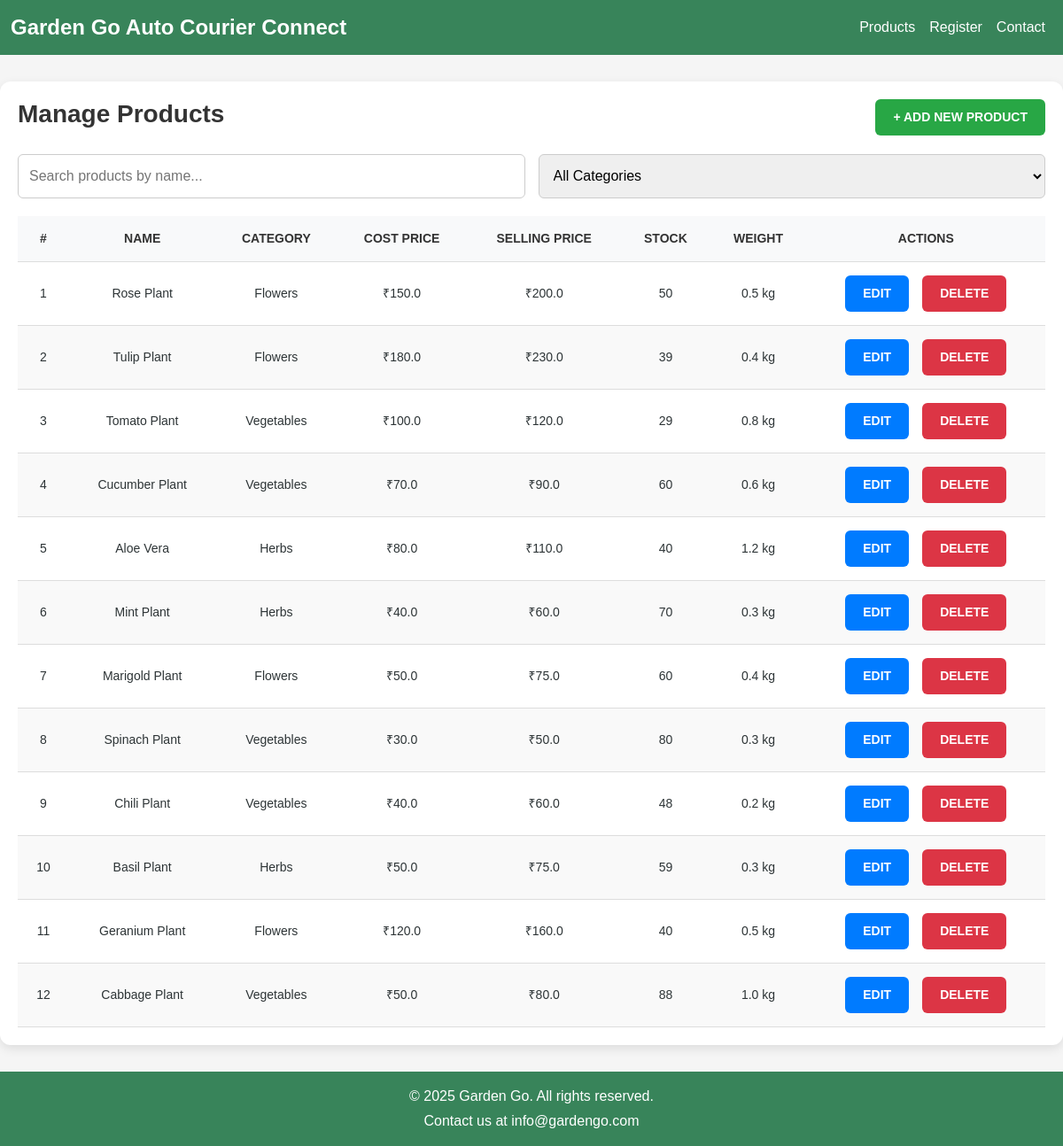
/admin/products, run on an earlier commit of the app's database.
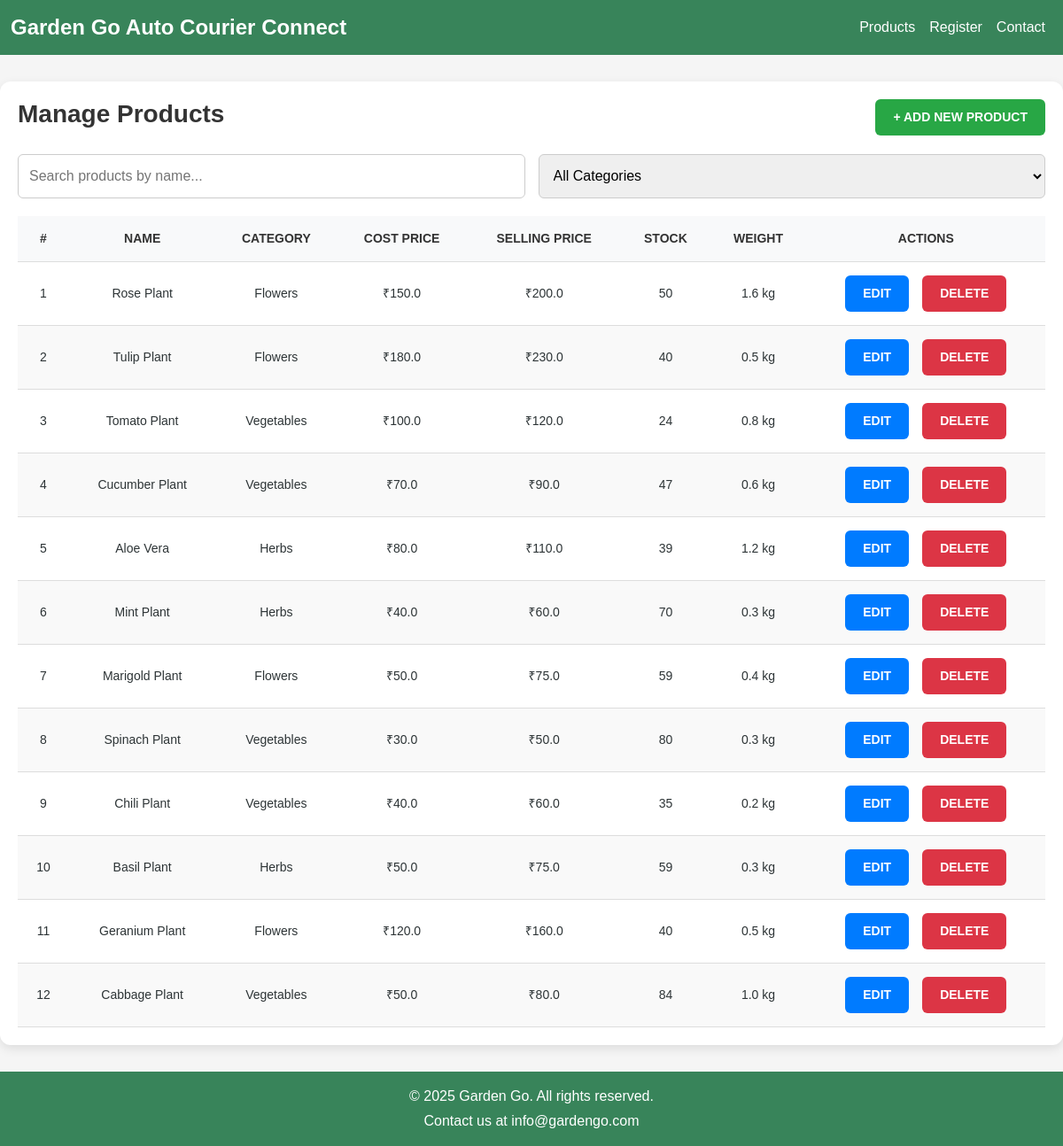
And on a later commit of the database.
### models.py (models this page shows)
class Product(db.Model):
    __tablename__ = 'product'
    product_id = db.Column(db.Integer, primary_key=True)
    name = db.Column(db.String(80), nullable=False)
    cost_price = db.Column(db.Float, nullable=False)
    selling_price = db.Column(db.Float, nullable=False)
    description = db.Column(db.String)
    stock_quantity = db.Column(db.Integer, nullable=False)
    image_url = db.Column(db.String)
    product_weight = db.Column(db.Float, nullable=False)  # New attribute
    category_id = db.Column(db.Integer, db.ForeignKey('category.category_id'))
    category = db.relationship('Category', back_populates='products')
    cart_items = db.relationship('CartItem', back_populates='product')
    order_items = db.relationship('OrderItem', back_populates='product')

class Category(db.Model):
    __tablename__ = 'category'
    category_id = db.Column(db.Integer, primary_key=True)
    category_name = db.Column(db.String(50), nullable=False)
    category_description = db.Column(db.String)
    products = db.relationship('Product', back_populates='category')

### admin.py (the view)
@admin_bp.route('/products', methods=['GET'])
def list_products():
    products = Product.query.all()
    categories = Category.query.all()
    return render_template('admin/manage_products.html', products=products, categories=categories)

### app.py (called while the page is built)
@app.before_request
def update_last_login():
    if current_user.is_authenticated:
        current_user.last_login = datetime.utcnow()
        db.session.commit()

### templates/admin/manage_products.html (shortened to what this page needs)
{% extends "base.html" %}
{% block css %}
<link
  rel="stylesheet"
  href="{{ url_for('static', filename='css/admin/manage_products.css') }}"
/>
{% endblock %}
{% block content %}
<div class="manage-products-container">
    <div class="header">
        <h1 class="page-title">Manage Products</h1>
        <a href="{{ url_for('admin.add_product') }}" class="btn btn-add">+ Add New Product</a>
    </div>
    <div class="search-filter-section">
        <input
          type="text"
          class="search-bar"
          placeholder="Search products by name..."
          onkeyup="filterProducts()"
          id="searchInput"
        />
        <select
          class="filter-dropdown"
          id="categoryFilter"
          onchange="filterProducts()">
            <option value="">All Categories</option>
        </select>
    </div>
    <div class="table-container">
        <table class="products-table" id="productsTable">
            <thead>
                <tr>
                    <th>#</th>
                    <th>Name</th>
                    <th>Category</th>
                    <th>Cost Price</th>
                    <th>Selling Price</th>
                    <th>Stock</th>
                    <th>Weight</th>
                    <th>Actions</th>
                </tr>
            </thead>
            <tbody>
                {% for product in products %}
                <tr>
                    <td>{{ product.product_id }}</td>
                    <td>{{ product.name }}</td>
                    <td>{{ product.category.category_name if product.category else 'N/A' }}</td>
                    <td>₹{{ product.cost_price }}</td>
                    <td>₹{{ product.selling_price }}</td>
                    <td>{{ product.stock_quantity }}</td>
                    <td>{{ product.product_weight }} kg</td>
                    <td class="actions-cell">
                        <a href="{{ url_for('admin.edit_product', product_id=product.product_id) }}" class="btn btn-edit">Edit</a>
                        <form
                          method="POST"
                          action="{{ url_for('admin.delete_product', product_id=product.product_id) }}"
                          onsubmit="return confirm('Are you sure you want to delete this product?');"
                        >
                            <button type="submit" class="btn btn-delete">Delete</button>
                        </form>
                    </td>
                </tr>
                {% endfor %}
            </tbody>
        </table>
    </div>
</div>
{% endblock %}

What changed in the data, as far as the page shows it:
changed Product "Rose Plant": product_weight "0.5" → "1.6"
changed Product "Tulip Plant": stock_quantity "39" → "40"; product_weight "0.4" → "0.5"
changed Product "Tomato Plant": stock_quantity "29" → "24"
changed Product "Cucumber Plant": stock_quantity "60" → "47"
changed Product "Aloe Vera": stock_quantity "40" → "39"
changed Product "Marigold Plant": stock_quantity "60" → "59"
changed Product "Chili Plant": stock_quantity "48" → "35"
changed Product "Cabbage Plant": stock_quantity "88" → "84"
